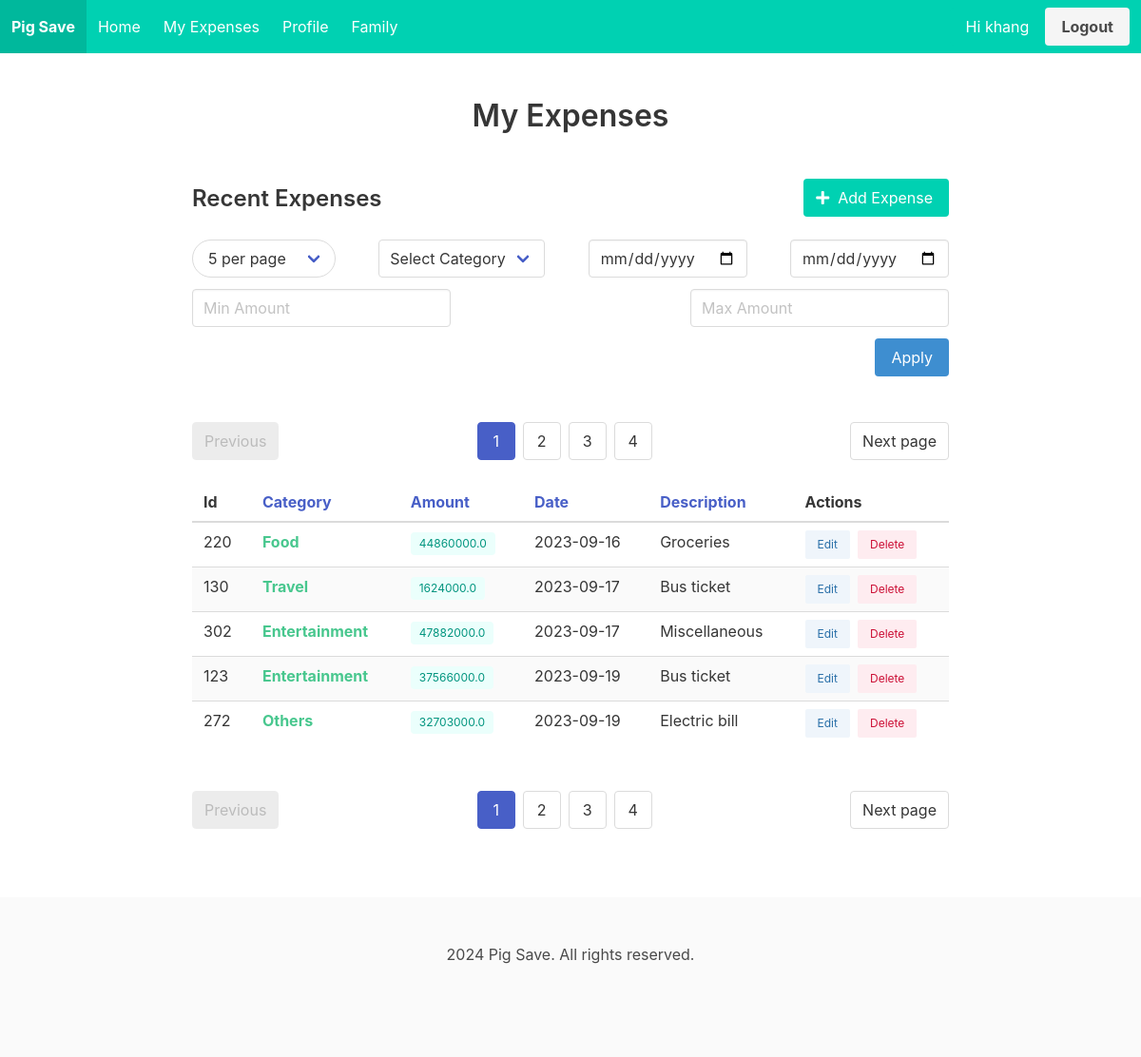
/expenses (signed in), run on the app's committed database.
### tables this page shows
CREATE TABLE users (
            id INTEGER PRIMARY KEY AUTOINCREMENT,
            username TEXT NOT NULL UNIQUE,
            name TEXT,
            password TEXT NOT NULL
        );

CREATE TABLE expenses (
            id INTEGER PRIMARY KEY AUTOINCREMENT,
            user_id INTEGER NOT NULL,
            amount REAL NOT NULL,
            category TEXT,
            description TEXT,
            date TEXT NOT NULL,
           FOREIGN KEY (user_id) REFERENCES users (id)
        );

### routes.py (the view)
@routes.route('/expenses')
@login_required
def expenses():
    user_id = current_user.id
    page = request.args.get('page', 1, type=int)
    size = request.args.get('size', 5, type=int)
    sort_by = request.args.get('sort_by', 'date')
    sort_order = request.args.get('sort_order', 'asc')
    filters = {key: request.args.get(key) for key in ['category', 'start_date', 'end_date', 'min_amount', 'max_amount']}
    expenses, total_expenses = Expense.get_expenses(user_id, page, size, filters, sort_by, sort_order)
    total_pages = math.ceil(total_expenses / size)
    max_pages_displayed = 4
    start_page = max(1, page - 2)
    end_page = min(total_pages, start_page + max_pages_displayed - 1)
    if end_page - start_page < max_pages_displayed - 1:
        start_page = max(1, end_page - max_pages_displayed + 1)
    return render_template('expense/list.html',
                           expenses=expenses,
                           page=page,
                           total_pages=total_pages,
                           end_page=end_page,
                           start_page=start_page,
                           filters=filters,
                           size=size,
                           sort_by=sort_by,
                           sort_order=sort_order)

### app.py (called while the page is built)
@login_manager.user_loader
def load_user(id):
    from models.user import User
    return User.getUser(id)

### models/user.py (called while the page is built)
    def getUser(user_id):
        conn = sqlite3.connect('pig_save.db')
        cursor = conn.cursor()
        cursor.execute('SELECT id, username, name FROM users WHERE id = ?', (user_id,))
        user = cursor.fetchone()
        conn.close()
        if user:
            return User(user[0], user[1], user[2])
        return None

### templates/expense/list.html (shortened to what this page needs)
{% extends "base.html" %}
{% block content %}
<section class="section">
  <div class="container">
    <div class="columns is-centered">
      <div class="column is-10">
        <h1 class="title has-text-centered is-3 mb-6">My Expenses</h1>
        <div class="level">
          <div class="level-left">
            <div class="level-item">
              <h2 class="title is-4">Recent Expenses</h2>
            </div>
          </div>
          <div class="level-right">
            <div class="level-item">
              <button id="openExpenseDialog" class="button is-primary">
                <span class="icon">
                  <i class="fas fa-plus"></i>
                </span>
                <span>Add Expense</span>
              </button>
            </div>
          </div>
        </div>
          <form method="get" action="{{ url_for('main.expenses') }}" class="mb-5 filter-form">
            <div class="field is-grouped is-justify-content-space-between is-grouped-multiline is-flex-wrap-wrap">
                <div class="control">
                    <div class="select is-rounded">
                      <select name="size" id="size" onchange="this.form.submit()">
                        <option value="5" {% if size == 5 %}selected{% endif %}>5 per page</option>
                      </select>
                    </div>
                  </div>
                <div class="control">
                  <div class="select">
                    <select name="category">
                        <option value="">Select Category</option>
                    </select>
                  </div>
                </div>
                <div class="control">
                  <input class="input" type="date" name="start_date" value="{{ filters.start_date }}" placeholder="Start Date">
                </div>
                <div class="control">
                  <input class="input" type="date" name="end_date" value="{{ filters.end_date }}" placeholder="End Date">
                </div>
                <div class="control">
                  <input class="input" type="number" step="10000" name="min_amount" placeholder="Min Amount" value="{{ filters.min_amount }}">
                </div>
                <div class="control">
                  <input class="input" type="number" step="10000" name="max_amount" placeholder="Max Amount" value="{{ filters.max_amount }}">
                </div>
            </div>
            <div class="control is-flex is-justify-content-flex-end">
                <button type="submit" class="button is-info">Apply</button>
            </div>
            <nav class="pagination is-centered mt-6" role="navigation">
                <a class="pagination-previous" {% if page > 1 %}href="{{ url_for('main.expenses', page=page-1, size=size) }}"{% else %}disabled{% endif %}>Previous</a>
                <a class="pagination-next" {% if page < total_pages %}href="{{ url_for('main.expenses', page=page+1, size=size) }}"{% else %}disabled{% endif %}>Next page</a>
                <ul class="pagination-list">
                  {% for p in range(start_page, end_page + 1) %}
                    <li>
                      <a class="pagination-link {% if p == page %}is-current{% endif %}" href="{{ url_for('main.expenses', page=p, size=size) }}">{{ p }}</a>
                    </li>
                  {% endfor %}
                </ul>
              </nav>
            <div class="table-container">
              <table class="table is-striped is-hoverable is-fullwidth">
                <thead>
                    <tr>
                      <th>
                        Id
                      </th>
                      <th>
                        <a href="{{ url_for('main.expenses', sort_by='category', sort_order='desc' if sort_by == 'category' and sort_order == 'asc' else 'asc', page=page, size=size, **filters) }}">
                          Category
                        </a>
                      </th>
                      <th>
                        <a href="{{ url_for('main.expenses', sort_by='amount', sort_order='desc' if sort_by == 'amount' and sort_order == 'asc' else 'asc', page=page, size=size, **filters) }}">
                          Amount
                        </a>
                      </th>
                      <th>
                        <a href="{{ url_for('main.expenses', sort_by='date', sort_order='desc' if sort_by == 'date' and sort_order == 'asc' else 'asc', page=page, size=size, **filters) }}">
                            Date
                          </a>
                      </th>
                      <th>
                        <a href="{{ url_for('main.expenses', sort_by='description', sort_order='desc' if sort_by == 'description' and sort_order == 'asc' else 'asc', page=page, size=size, **filters) }}">
                          Description
                        </a>
                      </th>
                      <th>Actions</th>
                    </tr>
                  </thead>
                {% if expenses %}
                <tbody>
                  {% for expense in expenses %}
                    <tr>
                      <td>{{ expense[0] }}</td>
                      <td>
                        <strong class="has-text-success">{{ expense[3] }}</strong>
                      </td>
                      <td>
                        <span class="tag is-primary is-light">{{ expense[2] }}</span>
                      </td>
                      <td>{{ expense[5] }}</td>
                      <td>{{ expense[4] }}</td>
                      <td>
                        <div class="buttons are-small">
                            <button type="button" class="button is-info is-light" onclick="editExpense('{{ expense[0] }}', '{{ expense[4] }}', '{{ expense[3] }}', '{{ expense[5] }}', '{{ expense[2] }}')">Edit</button>
                            <button type="button" class="button is-danger is-light" onclick="deleteExpense('{{ expense[0] }}')">Delete</button>
                        </div>
                      </td>
                    </tr>
                  {% endfor %}
                  {% else %}
                  <td colspan="5" class="has-text-centered is-centered is-size-4 is-bold">No records</td>
                </div>
            {% endif %}
                </tbody>
              </table>
            </div>
            <nav class="pagination is-centered mt-6" role="navigation" >
              <a class="pagination-previous" {% if page > 1 %}href="{{ url_for('main.expenses', page=page-1, size=size) }}"{% else %}disabled{% endif %}>Previous</a>
              <a class="pagination-next" {% if page < total_pages %}href="{{ url_for('main.expenses', page=page+1, size=size) }}"{% else %}disabled{% endif %}>Next page</a>
              <ul class="pagination-list">
                {% for p in range(start_page, end_page + 1) %}
                  <li>
                    <a class="pagination-link {% if p == page %}is-current{% endif %}" href="{{ url_for('main.expenses', page=p, size=size) }}">{{ p }}</a>
                  </li>
                {% endfor %}
              </ul>
            </nav>
      </div>
    </div>
  </div>
</section>
{% endblock %}

### templates/base.html (shortened to what this page needs)
<!DOCTYPE html>
<html lang="en">
  <head>
    <link
      rel="stylesheet"
      href="https://cdn.jsdelivr.net/npm/bulma@0.9.3/css/bulma.min.css"
    />
    <link
      rel="stylesheet"
      href="https://cdnjs.cloudflare.com/ajax/libs/font-awesome/5.15.3/css/all.min.css"
    />
  </head>
  <body>
    <nav
      class="navbar is-primary"
      role="navigation"
    >
      <div class="navbar-brand">
        <a class="navbar-item" href="{{ url_for('main.dashboard') }}">
          <strong>Pig Save</strong>
        </a>
      </div>
      <div id="navbarBasicExample" class="navbar-menu">
        <div class="navbar-start">
          <a class="navbar-item" href="{{ url_for('main.dashboard') }}">
            Home
          </a>
          <a class="navbar-item" href="{{ url_for('main.expenses') }}">
            My Expenses
          </a>
          <a class="navbar-item" href="{{ url_for('main.profile') }}">
            Profile
          </a>
          <a class="navbar-item" href="{{ url_for('main.family') }}">
            Family
          </a>
        </div>
        {% if current_user.is_authenticated %}
        <div class="navbar-end">
          <div class="navbar-item">
            <div class="buttons">
              <a href="{{ url_for('main.profile') }}">
                <span class="button is-primary">
                  Hi {{ current_user.username }}
                </span>
              </a>
              <a class="button is-light" href="{{ url_for('main.logout') }}">
                <strong>Logout</strong>
              </a>
            </div>
          </div>
        </div>
        {% endif %}
      </div>
    </nav>
    <main>{% block content %} {% endblock %}</main>
    <footer class="footer">
      <div class="content has-text-centered">
        <p>2024 Pig Save. All rights reserved.</p>
      </div>
    </footer>
  </body>
</html>

### templates/base.html (style rules this page uses)
.filter-form .control { margin-right: 0 !important; margin-left: 0; }

### data on the page
users: username "khang"
expenses: id "220", category "Food", amount "44860000.0", date "2023-09-16", description "Groceries"
expenses: id "130", category "Travel", amount "1624000.0", date "2023-09-17", description "Bus ticket"
expenses: id "302", category "Entertainment", amount "47882000.0", date "2023-09-17", description "Miscellaneous"
expenses: id "123", category "Entertainment", amount "37566000.0", date "2023-09-19", description "Bus ticket"
expenses: id "272", category "Others", amount "32703000.0", date "2023-09-19", description "Electric bill"

### other printed values
{{ p }} "1" "2" "3" "4"
